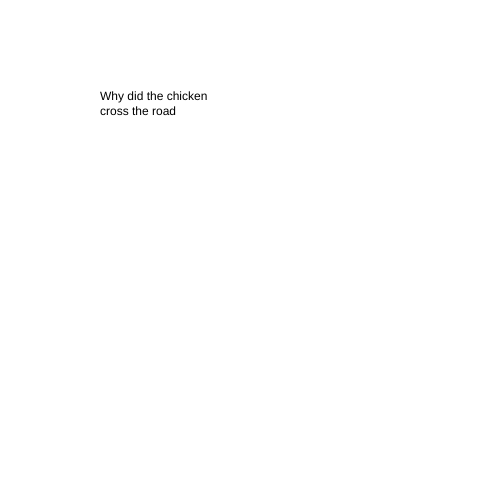
Frame 1 (no input)
Frame 60 (no input): identical to frame 1, image omitted
Frame 120 (the mouse pressed at the canvas centre since frame 60): identical to frame 1, image omitted

The p5.js sketch that drew this single still picture (run headless with seeded random() and noise() and a simulated clock; from frame 60 on, the mouse is pressed at the canvas centre):

// p5.js sketch
// ── sketch.js
let state = 0;

function setup() {
  createCanvas(500, 500);
}

function draw() {
  switch (state) {

    case 0:
      background('white');
      text("Why did the chicken \ncross the road", 100, 100);
      break;

    case 1:
      background('yellow');
      text("to get to the other side", 100, 100);

      break;

  }

}

function mouseReleased() {
  state++;
  if (state > 1) {
    state = 0;
  }

}
